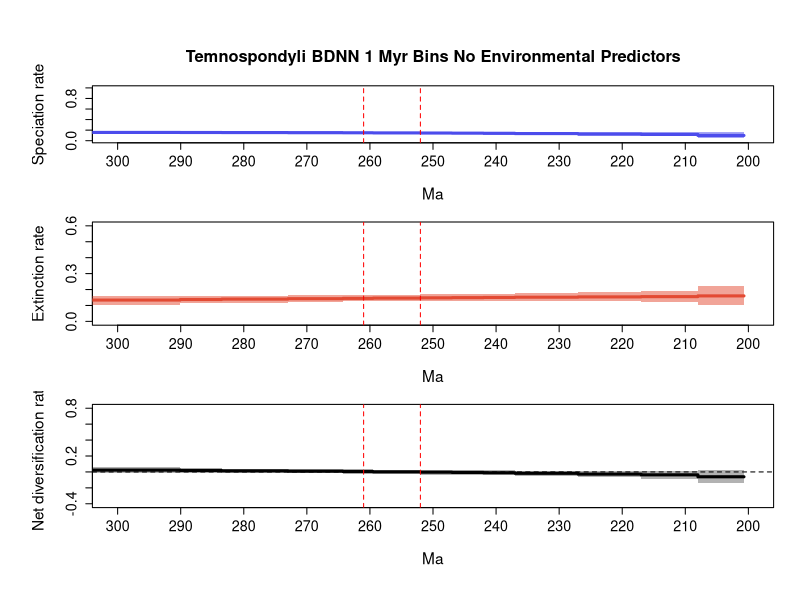

Generate this figure with R:
## FINAL RTT GRAPH, PROPER FORMATTING CODE BELOW

##################################################### Change file path
pdf(file='C:/Users/SimoesLabAdmin/Documents/BDNN_Arielli/temnospondyli/mcmc_fixshift_no_predictors/D_bdnn_update/combined_10_RTT_final.pdf', width = 8, height = 10.8, useDingbats = FALSE)

# Set up the layout for 3 vertical plots
par(mfrow=c(3,1), cex.main=1.7, cex.lab=1.4, cex.axis=1.3,
    mgp=c(3.5, 1, 0),      # distance of axis labels from plot
    oma=c(2, 2, 2, 0))     # outer margins for the entire figure

################################################### Data vectors, time_vec through div_upr (longevity vectors excluded for our purposes)
time_vec=c(310.95433044433594, 290.10001,290.1,283.50001,283.5,273.00001,273.0,264.30001,264.3,259.50001,259.5,252.00001,252.0,247.00001,247.0,242.00001,242.0,237.00001,237.0,227.00001,227.0,217.00001,217.0,208.00001,208.0,200.7016429901123)
sp_mean=c(0.15688365199903712, 0.15688365199903712,0.15524872874101694,0.15524872874101694,0.1537700044055804,0.1537700044055804,0.15159584004020096,0.15159584004020096,0.14965075936072464,0.14965075936072464,0.14749683392675125,0.14749683392675125,0.1448471403755171,0.1448471403755171,0.14233456210647236,0.14233456210647236,0.1394435511837246,0.1394435511837246,0.13442748223351156,0.13442748223351156,0.12671670240595057,0.12671670240595057,0.11855591553975069,0.11855591553975069,0.09908289557950753,0.09908289557950753)
sp_lwr=c(0.1279026893530386, 0.1279026893530386,0.12987806777196165,0.12987806777196165,0.12975565533098032,0.12975565533098032,0.1288598381568455,0.1288598381568455,0.128131741876032,0.128131741876032,0.12532346279103293,0.12532346279103293,0.1239363532926807,0.1239363532926807,0.12094212010706973,0.12094212010706973,0.11695255676674962,0.11695255676674962,0.11070708426773382,0.11070708426773382,0.09636505530599054,0.09636505530599054,0.08331910022202184,0.08331910022202184,0.04572649369072084,0.04572649369072084)
sp_upr=c(0.1859828199069333, 0.1859828199069333,0.18192844421370222,0.18192844421370222,0.1786972929096031,0.1786972929096031,0.17536179206426133,0.17536179206426133,0.17235578313060804,0.17235578313060804,0.1679197912419996,0.1679197912419996,0.16583233228223457,0.16583233228223457,0.1635532955393014,0.1635532955393014,0.16138424668520843,0.16138424668520843,0.15862702744275176,0.15862702744275176,0.15642546090493925,0.15642546090493925,0.1577033349226872,0.1577033349226872,0.1591391418915603,0.1591391418915603)
ex_mean=c(0.13380127036766537, 0.13380127036766537,0.13731131378850722,0.13731131378850722,0.13970679836173688,0.13970679836173688,0.1424344827464674,0.1424344827464674,0.14433685366325033,0.14433685366325033,0.14602994124180735,0.14602994124180735,0.14768626154989456,0.14768626154989456,0.14894889055381608,0.14894889055381608,0.15014471500627996,0.15014471500627996,0.1517976611115831,0.1517976611115831,0.15373695294749573,0.15373695294749573,0.15538316933792584,0.15538316933792584,0.16000204310940086,0.16000204310940086)
ex_lwr=c(0.10485706517897297, 0.10485706517897297,0.11438662056620442,0.11438662056620442,0.11849602979158365,0.11849602979158365,0.12256918438169094,0.12256918438169094,0.12507904969738812,0.12507904969738812,0.1261596980683887,0.1261596980683887,0.12644454718655734,0.12644454718655734,0.12720241324563158,0.12720241324563158,0.12777062496876018,0.12777062496876018,0.12808413644009625,0.12808413644009625,0.12957100627635004,0.12957100627635004,0.12462412338919418,0.12462412338919418,0.1000505608986089,0.1000505608986089)
ex_upr=c(0.1610407388141092, 0.1610407388141092,0.16073322071784563,0.16073322071784563,0.16070656435497782,0.16070656435497782,0.16310390007772818,0.16310390007772818,0.16525484959092426,0.16525484959092426,0.16703712604917909,0.16703712604917909,0.16959278182197596,0.16959278182197596,0.17230955914160953,0.17230955914160953,0.1746913701500002,0.1746913701500002,0.17767516364486075,0.17767516364486075,0.1863003194548727,0.1863003194548727,0.19061904608371497,0.19061904608371497,0.22072534718935585,0.22072534718935585)
div_mean=c(0.02308238163137136, 0.02308238163137136,0.01793741495250987,0.01793741495250987,0.014063206043843542,0.014063206043843542,0.00916135729373368,0.00916135729373368,0.005313905697474713,0.005313905697474713,0.0014668926849435858,0.0014668926849435858,-0.0028391211743775393,-0.0028391211743775393,-0.006614328447343954,-0.006614328447343954,-0.010701163822555301,-0.010701163822555301,-0.017370178878071376,-0.017370178878071376,-0.027020250541545308,-0.027020250541545308,-0.03682725379817502,-0.03682725379817502,-0.06091914752989317,-0.06091914752989317)
div_lwr=c(-0.01334710651135107, -0.01334710651135107,-0.014916576573342638,-0.014916576573342638,-0.015782710746198858,-0.015782710746198858,-0.019604373392374502,-0.019604373392374502,-0.02219281099488099,-0.02219281099488099,-0.02552411279725894,-0.02552411279725894,-0.032892277505395445,-0.032892277505395445,-0.03662233429074871,-0.03662233429074871,-0.04030636989442925,-0.04030636989442925,-0.05308312338163326,-0.05308312338163326,-0.06525371154771144,-0.06525371154771144,-0.08588585337363062,-0.08588585337363062,-0.14179125485653304,-0.14179125485653304)
div_upr=c(0.05925294251591988, 0.05925294251591988,0.04741158974062107,0.04741158974062107,0.04172758388576986,0.04172758388576986,0.034885136550355966,0.034885136550355966,0.031825551876851654,0.031825551876851654,0.02949828586469158,0.02949828586469158,0.024436755104442043,0.024436755104442043,0.022807637536879477,0.022807637536879477,0.020177848055807968,0.020177848055807968,0.013587336803722344,0.013587336803722344,0.016050496654653357,0.016050496654653357,0.013050921015463013,0.013050921015463013,0.017913089654747222,0.017913089654747222)

# Calculate positions for the mass extinction events
perm_trias_extinction = 252 # End-Permian mass extinction (252 Ma)
guadalupian_extinction = 261 # Guadalupian extinction (261 Ma)

# Define custom tick positions at 10 MY intervals
x_ticks <- seq(300, 200, by=-10)
x_tick_labels <- x_ticks

# Convert time_vec to negative values, just for formatting
time_vec_neg <- -time_vec  # Converting to negative for plotting consistency

# First plot: Speciation rate
par(mar=c(5, 5, 4.5, 2))  # bottom, left, top, right margins
plot(time_vec, sp_mean, type='n', ylim=c(0, 1), xlim=c(300, 200),
     ############################################################ Change PDF title
     ylab='Speciation rate', xlab='Ma', main='Temnospondyli BDNN 1 Myr Bins No Environmental Predictors',
     xaxt='n', cex.main=1.5, cex.lab=1.4, cex.axis=1.3) # xaxt removes default x axis
axis(1, at=x_ticks, labels=x_tick_labels, cex.axis=1.3) # Custom x-axis with 10MY interval ticks

# Plot the confidence intervals and mean line
not_NA = !is.na(sp_mean)
polygon(c(time_vec[not_NA], rev(time_vec[not_NA])), 
        c(sp_lwr[not_NA], rev(sp_upr[not_NA])), 
        col = adjustcolor('#4c4cec', alpha = 0.5), border = NA)
lines(time_vec[not_NA], sp_mean[not_NA], col = '#4c4cec', lwd = 3)

# Add vertical lines for mass extinction events
abline(v=perm_trias_extinction, col="red", lty=2)
abline(v=guadalupian_extinction, col="red", lty=2)

# Second plot: Extinction rate
par(mar=c(5, 5, 1, 2))  # bottom, left, top, right margins. Reduced top margin to 2.5 (from 4.5)
plot(time_vec, ex_mean, type='n', ylim=c(0, 0.6), xlim=c(300, 200),
     ylab='Extinction rate', xlab='Ma', 
     xaxt='n', cex.lab=1.4, cex.axis=1.3)
axis(1, at=x_ticks, labels=x_tick_labels, cex.axis=1.3)

# Plot the confidence intervals and mean line
not_NA = !is.na(ex_mean)
polygon(c(time_vec[not_NA], rev(time_vec[not_NA])), 
        c(ex_lwr[not_NA], rev(ex_upr[not_NA])), 
        col = adjustcolor('#e34a33', alpha = 0.5), border = NA)
lines(time_vec[not_NA], ex_mean[not_NA], col = '#e34a33', lwd = 3)

# Add vertical lines for mass extinction events
abline(v=perm_trias_extinction, col="red", lty=2)
abline(v=guadalupian_extinction, col="red", lty=2)

# Third plot: Net diversification rate
par(mar=c(5, 5, 1, 2))  # bottom, left, top, right margins. Reduced top margin to 2.5 (from 4.5)
plot(time_vec, div_mean, type='n', ylim=c(-0.4, 0.8), xlim=c(300, 200),
     ylab='Net diversification rate', xlab='Ma',
     xaxt='n', cex.lab=1.4, cex.axis=1.3)
axis(1, at=x_ticks, labels=x_tick_labels, cex.axis=1.3)

# Plot the confidence intervals and mean line
not_NA = !is.na(div_mean)
polygon(c(time_vec[not_NA], rev(time_vec[not_NA])), 
        c(div_lwr[not_NA], rev(div_upr[not_NA])), 
        col = adjustcolor('black', alpha = 0.3), border = NA)
lines(time_vec[not_NA], div_mean[not_NA], col = 'black', lwd = 3)

# Add horizontal line at y=0 for the net diversification rate
abline(h = 0, col = 'black', lty = 2)

# Add vertical lines for mass extinction events
abline(v=perm_trias_extinction, col="red", lty=2)
abline(v=guadalupian_extinction, col="red", lty=2)

dev.off()
